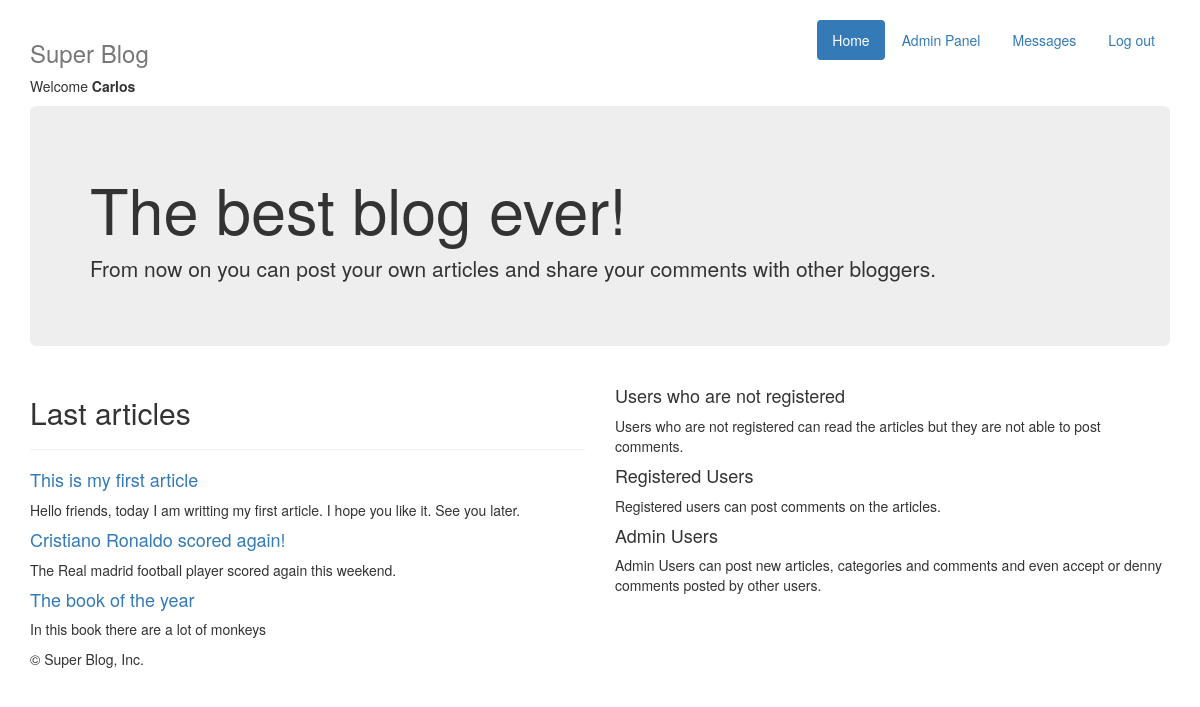
Page /index.php (signed in) on the committed database.
### tables this page shows
CREATE TABLE `users` (
  `id` int(11) unsigned NOT NULL AUTO_INCREMENT,
  `username` varchar(50) NOT NULL,
  `password` char(32) NOT NULL,
  `email` varchar(50) NOT NULL,
  `type` enum('user','admin') NOT NULL DEFAULT 'user',
  PRIMARY KEY (`id`)
);

CREATE TABLE `articles` (
  `id` int(11) unsigned NOT NULL AUTO_INCREMENT,
  `title` varchar(50) NOT NULL,
  `extract` varchar(255) NOT NULL,
  `text` text NOT NULL,
  `user_id` int(11) NOT NULL,
  `category_id` int(11) NOT NULL,
  `published_at` timestamp NOT NULL DEFAULT CURRENT_TIMESTAMP ON UPDATE CURRENT_TIMESTAMP,
  `created_at` timestamp NOT NULL DEFAULT '0000-00-00 00:00:00',
  `updated_at` timestamp NOT NULL DEFAULT '0000-00-00 00:00:00',
  PRIMARY KEY (`id`)
);

### admin/isUser.php (called while the page is built, shortened)
<?php
function isUser ( $user, $password, $connection ) {
	$query = "SELECT id, username, password, type FROM `users` WHERE username = '$user'";
	$result = mysql_query ($query, $connection);
	$row = mysql_fetch_array ($result);
	$password_from_db = $row ['password'];
	if ( $password_from_db == $password ) {
		return $row;
	} else return false;
}
?>

### index.php (the view, shortened to what this page needs)
<?php
include_once 'libraries.php';
$arrArticles = array();
$query = "SELECT id, title, extract, text FROM `articles` WHERE created_at < '".date('Y-m-d H:i:s')."' ORDER BY published_at DESC";
$result = mysql_query ($query, $dbConn);
while ( $row = mysql_fetch_assoc ($result)) {
    array_push( $arrArticles,$row );
}
?>
<?php
    include_once 'header.php';
?>
    <div class="jumbotron">
        <h1>The best blog ever!</h1>
        <p class="lead"> From now on you can post your own articles and share your comments with other bloggers.</p>
    </div>
    <div class="row marketing">
        <div class="col-lg-6">
            <h2>Last articles</h2>
            <hr/>
            <?php foreach ($arrArticles as $article) : ?>
                    <h4><a href="article.php?id=<?php echo $article['id']; ?>"><?php echo $article['title']; ?></a></h4>
                    <p><?php echo $article['extract']; ?></p>
            <?php endforeach; ?>
        </div>
        <div class="col-lg-6">
            <h4>Users who are not registered</h4>
            <p>Users who are not registered can read the articles but they are not able to post comments.</p>
            <h4>Registered Users</h4>
            <p>Registered users can post comments on the articles.</p>
            <h4>Admin Users</h4>
            <p>Admin Users can post new articles, categories and comments and even accept or denny comments posted by other users.</p>
        </div>
    </div>
<?php include_once 'footer.php'; ?>

### header.php (shortened to what this page needs)
<?php
require_once 'admin/isUser.php';
$dbConn = connect();
if (!empty($_SESSION['username']) && !empty($_SESSION['password'])) {
    $arrUser = isUser( $_SESSION['username'], $_SESSION['password'], $dbConn);
}
?>
<!DOCTYPE html>
<html lang="en">
<head>
    <link href="css/bootstrap.min.css" rel="stylesheet">
</head>
<body style="padding-top: 20px;">
<div class="container">
    <div class="header clearfix">
        <nav>
            <ul class="nav nav-pills pull-right">
                <li role="presentation" class="active"><a href="index.php">Home</a></li>
                <?php if (empty($arrUser['username'])) : ?>
                    <li role="presentation"><a href="login.php">Log in</a></li>
                    <li role="presentation"><a href="signup.php">Sign up</a></li>
                <?php else : ?>
                    <?php if ($arrUser['type'] === 'admin') : ?>
                        <li role="presentation"><a href="admin/index.php">Admin Panel</a></li>
                    <?php endif; ?>
                    <li role="presentation"><a href="messages.php">Messages</a></li>
                    <li role="presentation"><a href="index.php?logout=true">Log out</a></li>
                <?php endif; ?>
            </ul>
        </nav>
        <h3 class="text-muted">Super Blog</h3>
        <?php if (!empty($arrUser['username'])) : ?>
            <p>Welcome <b><?= $arrUser['username'] ?></b></p>
        <?php endif; ?>
    </div>

### rows in the picture
users: username "Carlos"
articles: title "This is my first article", extract "Hello friends, today I am writting my first article. I hope you like it. See you later."
articles: title "Cristiano Ronaldo scored again!", extract "The Real madrid football player scored again this weekend."
articles: title "The book of the year", extract "In this book there are a lot of monkeys"
